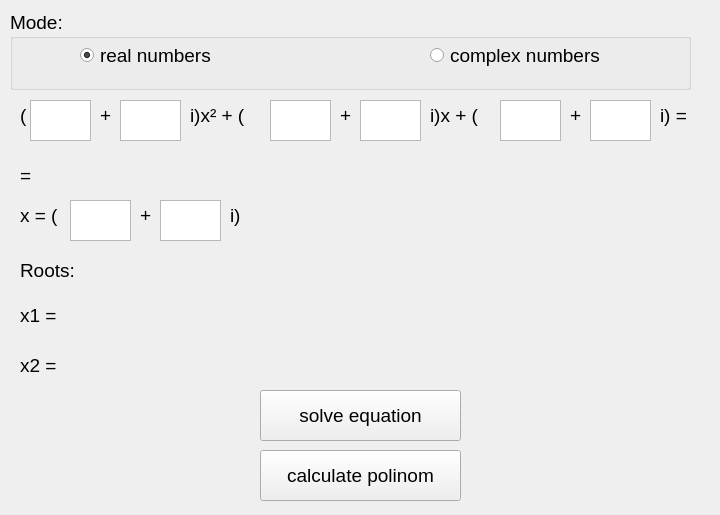
<?xml version="1.0" encoding="UTF-8"?>
<ui version="4.0">
 <class>Application</class>
 <widget class="QWidget" name="Application">
  <property name="geometry">
   <rect>
    <x>0</x>
    <y>0</y>
    <width>720</width>
    <height>515</height>
   </rect>
  </property>
  <property name="font">
   <font>
    <pointsize>14</pointsize>
   </font>
  </property>
  <property name="windowTitle">
   <string>Form</string>
  </property>
  <widget class="QLabel" name="bracket1">
   <property name="geometry">
    <rect>
     <x>20</x>
     <y>90</y>
     <width>20</width>
     <height>51</height>
    </rect>
   </property>
   <property name="font">
    <font>
     <pointsize>14</pointsize>
    </font>
   </property>
   <property name="text">
    <string>(</string>
   </property>
   <property name="textFormat">
    <enum>Qt::PlainText</enum>
   </property>
   <property name="scaledContents">
    <bool>false</bool>
   </property>
  </widget>
  <widget class="QTextEdit" name="ar">
   <property name="geometry">
    <rect>
     <x>30</x>
     <y>100</y>
     <width>61</width>
     <height>41</height>
    </rect>
   </property>
  </widget>
  <widget class="QLabel" name="plus1">
   <property name="geometry">
    <rect>
     <x>100</x>
     <y>100</y>
     <width>21</width>
     <height>31</height>
    </rect>
   </property>
   <property name="text">
    <string>+</string>
   </property>
  </widget>
  <widget class="QTextEdit" name="ai">
   <property name="geometry">
    <rect>
     <x>120</x>
     <y>100</y>
     <width>61</width>
     <height>41</height>
    </rect>
   </property>
  </widget>
  <widget class="QLabel" name="a_coefficient">
   <property name="geometry">
    <rect>
     <x>190</x>
     <y>100</y>
     <width>81</width>
     <height>31</height>
    </rect>
   </property>
   <property name="text">
    <string>i)x² + (</string>
   </property>
  </widget>
  <widget class="QTextEdit" name="br">
   <property name="geometry">
    <rect>
     <x>270</x>
     <y>100</y>
     <width>61</width>
     <height>41</height>
    </rect>
   </property>
  </widget>
  <widget class="QLabel" name="plus2">
   <property name="geometry">
    <rect>
     <x>340</x>
     <y>100</y>
     <width>21</width>
     <height>31</height>
    </rect>
   </property>
   <property name="text">
    <string>+</string>
   </property>
  </widget>
  <widget class="QTextEdit" name="bi">
   <property name="geometry">
    <rect>
     <x>360</x>
     <y>100</y>
     <width>61</width>
     <height>41</height>
    </rect>
   </property>
  </widget>
  <widget class="QLabel" name="b_coefficient">
   <property name="geometry">
    <rect>
     <x>430</x>
     <y>100</y>
     <width>71</width>
     <height>31</height>
    </rect>
   </property>
   <property name="text">
    <string>i)x + (</string>
   </property>
  </widget>
  <widget class="QTextEdit" name="cr">
   <property name="geometry">
    <rect>
     <x>500</x>
     <y>100</y>
     <width>61</width>
     <height>41</height>
    </rect>
   </property>
  </widget>
  <widget class="QTextEdit" name="ci">
   <property name="geometry">
    <rect>
     <x>590</x>
     <y>100</y>
     <width>61</width>
     <height>41</height>
    </rect>
   </property>
  </widget>
  <widget class="QLabel" name="c_coefficient">
   <property name="geometry">
    <rect>
     <x>660</x>
     <y>100</y>
     <width>51</width>
     <height>31</height>
    </rect>
   </property>
   <property name="text">
    <string>i) =</string>
   </property>
  </widget>
  <widget class="QLabel" name="x_label">
   <property name="geometry">
    <rect>
     <x>20</x>
     <y>190</y>
     <width>55</width>
     <height>51</height>
    </rect>
   </property>
   <property name="text">
    <string>x = (</string>
   </property>
  </widget>
  <widget class="QTextEdit" name="xr">
   <property name="geometry">
    <rect>
     <x>70</x>
     <y>200</y>
     <width>61</width>
     <height>41</height>
    </rect>
   </property>
  </widget>
  <widget class="QTextEdit" name="xi">
   <property name="geometry">
    <rect>
     <x>160</x>
     <y>200</y>
     <width>61</width>
     <height>41</height>
    </rect>
   </property>
  </widget>
  <widget class="QLabel" name="bracket2">
   <property name="geometry">
    <rect>
     <x>230</x>
     <y>200</y>
     <width>21</width>
     <height>31</height>
    </rect>
   </property>
   <property name="text">
    <string>i)</string>
   </property>
  </widget>
  <widget class="QPushButton" name="solve_btn">
   <property name="geometry">
    <rect>
     <x>260</x>
     <y>390</y>
     <width>201</width>
     <height>51</height>
    </rect>
   </property>
   <property name="text">
    <string>solve equation</string>
   </property>
  </widget>
  <widget class="QLabel" name="x1_label">
   <property name="geometry">
    <rect>
     <x>20</x>
     <y>290</y>
     <width>55</width>
     <height>51</height>
    </rect>
   </property>
   <property name="text">
    <string>x1 =</string>
   </property>
  </widget>
  <widget class="QLabel" name="x2_label">
   <property name="geometry">
    <rect>
     <x>20</x>
     <y>350</y>
     <width>55</width>
     <height>31</height>
    </rect>
   </property>
   <property name="text">
    <string>x2 =</string>
   </property>
  </widget>
  <widget class="QLabel" name="value">
   <property name="geometry">
    <rect>
     <x>40</x>
     <y>150</y>
     <width>661</width>
     <height>51</height>
    </rect>
   </property>
   <property name="text">
    <string/>
   </property>
  </widget>
  <widget class="QLabel" name="plus3">
   <property name="geometry">
    <rect>
     <x>570</x>
     <y>100</y>
     <width>21</width>
     <height>31</height>
    </rect>
   </property>
   <property name="text">
    <string>+</string>
   </property>
  </widget>
  <widget class="QLabel" name="plus4">
   <property name="geometry">
    <rect>
     <x>140</x>
     <y>200</y>
     <width>21</width>
     <height>31</height>
    </rect>
   </property>
   <property name="text">
    <string>+</string>
   </property>
  </widget>
  <widget class="QLabel" name="x1">
   <property name="geometry">
    <rect>
     <x>80</x>
     <y>290</y>
     <width>621</width>
     <height>51</height>
    </rect>
   </property>
   <property name="text">
    <string/>
   </property>
  </widget>
  <widget class="QLabel" name="x2">
   <property name="geometry">
    <rect>
     <x>80</x>
     <y>340</y>
     <width>621</width>
     <height>51</height>
    </rect>
   </property>
   <property name="text">
    <string/>
   </property>
  </widget>
  <widget class="QPushButton" name="calculate_btn">
   <property name="geometry">
    <rect>
     <x>260</x>
     <y>450</y>
     <width>201</width>
     <height>51</height>
    </rect>
   </property>
   <property name="text">
    <string>calculate polinom</string>
   </property>
  </widget>
  <widget class="QLabel" name="equal">
   <property name="geometry">
    <rect>
     <x>20</x>
     <y>160</y>
     <width>51</width>
     <height>31</height>
    </rect>
   </property>
   <property name="text">
    <string>=</string>
   </property>
  </widget>
  <widget class="QLabel" name="roots">
   <property name="geometry">
    <rect>
     <x>20</x>
     <y>250</y>
     <width>91</width>
     <height>41</height>
    </rect>
   </property>
   <property name="text">
    <string>Roots:</string>
   </property>
  </widget>
  <widget class="QGroupBox" name="mode_box">
   <property name="geometry">
    <rect>
     <x>10</x>
     <y>10</y>
     <width>681</width>
     <height>80</height>
    </rect>
   </property>
   <property name="title">
    <string>Mode:</string>
   </property>
   <widget class="QRadioButton" name="real_btn">
    <property name="geometry">
     <rect>
      <x>70</x>
      <y>30</y>
      <width>171</width>
      <height>31</height>
     </rect>
    </property>
    <property name="text">
     <string>real numbers</string>
    </property>
    <property name="checked">
     <bool>true</bool>
    </property>
   </widget>
   <widget class="QRadioButton" name="complex_btn">
    <property name="geometry">
     <rect>
      <x>420</x>
      <y>30</y>
      <width>211</width>
      <height>31</height>
     </rect>
    </property>
    <property name="text">
     <string>complex numbers</string>
    </property>
    <property name="checked">
     <bool>false</bool>
    </property>
   </widget>
  </widget>
  <zorder>bracket1</zorder>
  <zorder>ar</zorder>
  <zorder>plus1</zorder>
  <zorder>ai</zorder>
  <zorder>a_coefficient</zorder>
  <zorder>br</zorder>
  <zorder>plus2</zorder>
  <zorder>bi</zorder>
  <zorder>b_coefficient</zorder>
  <zorder>cr</zorder>
  <zorder>ci</zorder>
  <zorder>c_coefficient</zorder>
  <zorder>x_label</zorder>
  <zorder>xr</zorder>
  <zorder>xi</zorder>
  <zorder>bracket2</zorder>
  <zorder>solve_btn</zorder>
  <zorder>x1_label</zorder>
  <zorder>x2_label</zorder>
  <zorder>plus3</zorder>
  <zorder>value</zorder>
  <zorder>plus4</zorder>
  <zorder>x1</zorder>
  <zorder>x2</zorder>
  <zorder>calculate_btn</zorder>
  <zorder>equal</zorder>
  <zorder>roots</zorder>
  <zorder>mode_box</zorder>
 </widget>
 <resources/>
 <connections/>
</ui>
